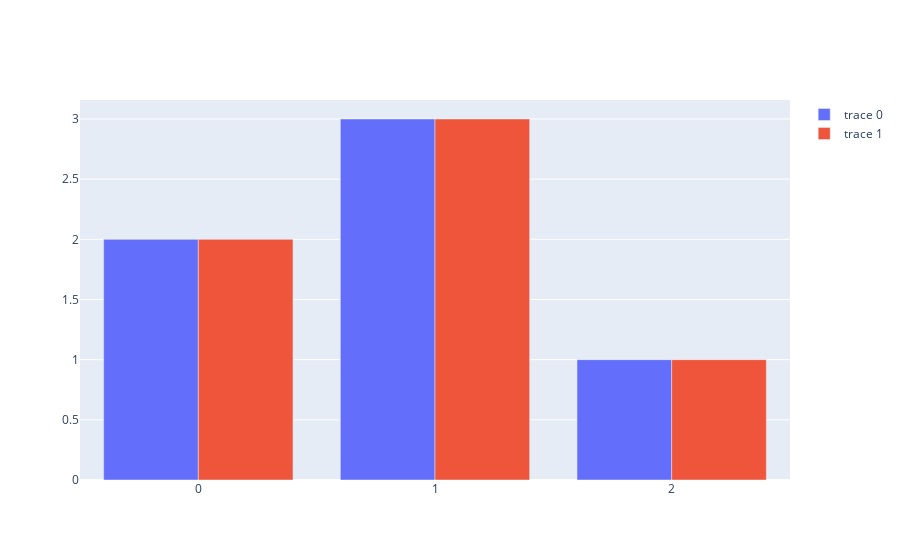

The cell this chart's notebook holds for it:
### Code cell
import plotly.graph_objects as go
fig = go.Figure(data=[go.Bar(y=[2, 3, 1]),go.Bar(y=[2, 3, 1])])
fig.show()

### Figure 1 — Plotly figure (JSON) as saved in the notebook; plotly's stock layout.template omitted (floating-point values rounded to 4 significant figures)
{"data": [{"type": "bar", "y": [2, 3, 1]}, {"type": "bar", "y": [2, 3, 1]}], "layout": {"autosize": true, "xaxis": {"autorange": true, "range": [-0.5, 2.5]}, "yaxis": {"autorange": true, "range": [0, 3.158], "type": "linear"}}}
